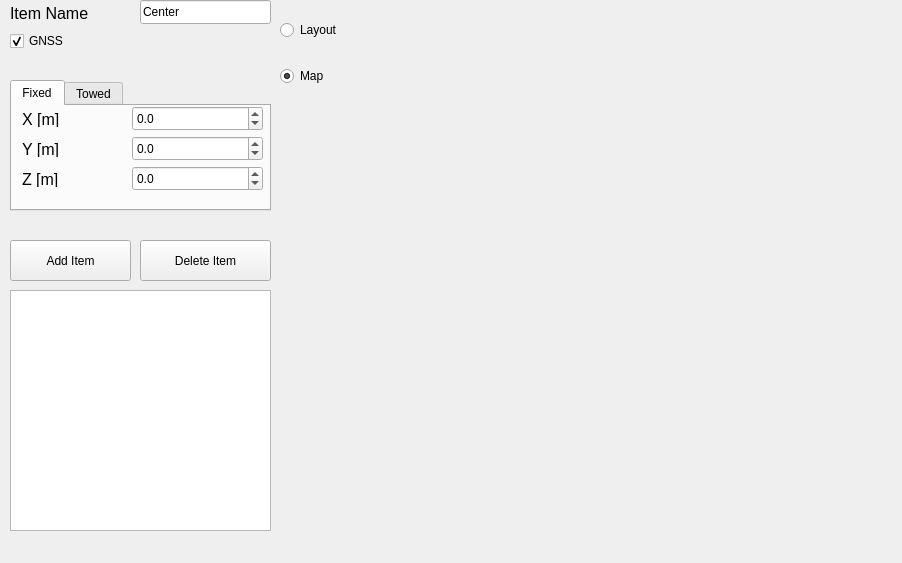
<?xml version="1.0" encoding="UTF-8"?>
<ui version="4.0">
 <class>MainWindow</class>
 <widget class="QMainWindow" name="MainWindow">
  <property name="enabled">
   <bool>true</bool>
  </property>
  <property name="geometry">
   <rect>
    <x>0</x>
    <y>0</y>
    <width>902</width>
    <height>563</height>
   </rect>
  </property>
  <property name="windowTitle">
   <string>MainWindow</string>
  </property>
  <widget class="QWidget" name="centralwidget">
   <widget class="QPushButton" name="AddItemtPushButton">
    <property name="geometry">
     <rect>
      <x>10</x>
      <y>240</y>
      <width>121</width>
      <height>41</height>
     </rect>
    </property>
    <property name="text">
     <string>Add Item</string>
    </property>
   </widget>
   <widget class="QLabel" name="label_2">
    <property name="geometry">
     <rect>
      <x>10</x>
      <y>5</y>
      <width>91</width>
      <height>16</height>
     </rect>
    </property>
    <property name="font">
     <font>
      <pointsize>12</pointsize>
     </font>
    </property>
    <property name="text">
     <string>Item Name</string>
    </property>
   </widget>
   <widget class="QPushButton" name="DeleteItemPushButton">
    <property name="enabled">
     <bool>true</bool>
    </property>
    <property name="geometry">
     <rect>
      <x>140</x>
      <y>240</y>
      <width>131</width>
      <height>41</height>
     </rect>
    </property>
    <property name="text">
     <string>Delete Item</string>
    </property>
   </widget>
   <widget class="QLineEdit" name="ItemNameLineEdit">
    <property name="geometry">
     <rect>
      <x>140</x>
      <y>0</y>
      <width>131</width>
      <height>24</height>
     </rect>
    </property>
    <property name="text">
     <string>Center</string>
    </property>
   </widget>
   <widget class="QWidget" name="graphicsViewContainer" native="true">
    <property name="geometry">
     <rect>
      <x>340</x>
      <y>0</y>
      <width>541</width>
      <height>531</height>
     </rect>
    </property>
    <widget class="QWidget" name="verticalLayoutWidget">
     <property name="geometry">
      <rect>
       <x>0</x>
       <y>0</y>
       <width>541</width>
       <height>531</height>
      </rect>
     </property>
     <layout class="QVBoxLayout" name="verticalLayout"/>
    </widget>
   </widget>
   <widget class="QTableWidget" name="ItemListTable">
    <property name="geometry">
     <rect>
      <x>10</x>
      <y>290</y>
      <width>261</width>
      <height>241</height>
     </rect>
    </property>
   </widget>
   <widget class="QCheckBox" name="NeedConnectionCB">
    <property name="geometry">
     <rect>
      <x>10</x>
      <y>30</y>
      <width>101</width>
      <height>22</height>
     </rect>
    </property>
    <property name="text">
     <string>GNSS</string>
    </property>
    <property name="checked">
     <bool>true</bool>
    </property>
   </widget>
   <widget class="QWidget" name="verticalLayoutWidget_2">
    <property name="geometry">
     <rect>
      <x>280</x>
      <y>0</y>
      <width>129</width>
      <height>106</height>
     </rect>
    </property>
    <layout class="QVBoxLayout" name="verticalLayout_2">
     <item>
      <widget class="QRadioButton" name="TopViewRB">
       <property name="enabled">
        <bool>true</bool>
       </property>
       <property name="text">
        <string>Layout</string>
       </property>
       <property name="checked">
        <bool>false</bool>
       </property>
      </widget>
     </item>
     <item>
      <widget class="QRadioButton" name="SideViewRB">
       <property name="enabled">
        <bool>true</bool>
       </property>
       <property name="text">
        <string>Map</string>
       </property>
       <property name="checked">
        <bool>true</bool>
       </property>
      </widget>
     </item>
    </layout>
   </widget>
   <widget class="QTabWidget" name="ItemTypeTabWidget">
    <property name="geometry">
     <rect>
      <x>10</x>
      <y>80</y>
      <width>261</width>
      <height>131</height>
     </rect>
    </property>
    <property name="currentIndex">
     <number>0</number>
    </property>
    <widget class="QWidget" name="FixedTab">
     <attribute name="title">
      <string>Fixed</string>
     </attribute>
     <widget class="CustomDoubleSpinBox" name="XCoorSpinBox">
      <property name="geometry">
       <rect>
        <x>120</x>
        <y>0</y>
        <width>131</width>
        <height>25</height>
       </rect>
      </property>
      <property name="decimals">
       <number>1</number>
      </property>
      <property name="minimum">
       <double>-200.000000000000000</double>
      </property>
      <property name="maximum">
       <double>200.000000000000000</double>
      </property>
      <property name="singleStep">
       <double>0.100000000000000</double>
      </property>
      <property name="stepType">
       <enum>QAbstractSpinBox::StepType::DefaultStepType</enum>
      </property>
      <property name="value">
       <double>0.000000000000000</double>
      </property>
     </widget>
     <widget class="QLabel" name="label_4">
      <property name="geometry">
       <rect>
        <x>10</x>
        <y>35</y>
        <width>91</width>
        <height>16</height>
       </rect>
      </property>
      <property name="font">
       <font>
        <pointsize>12</pointsize>
       </font>
      </property>
      <property name="text">
       <string>Y [m]</string>
      </property>
     </widget>
     <widget class="QLabel" name="label_3">
      <property name="geometry">
       <rect>
        <x>10</x>
        <y>5</y>
        <width>91</width>
        <height>16</height>
       </rect>
      </property>
      <property name="font">
       <font>
        <pointsize>12</pointsize>
       </font>
      </property>
      <property name="text">
       <string>X [m]</string>
      </property>
     </widget>
     <widget class="CustomDoubleSpinBox" name="YCoorSpinBox">
      <property name="geometry">
       <rect>
        <x>120</x>
        <y>30</y>
        <width>131</width>
        <height>25</height>
       </rect>
      </property>
      <property name="decimals">
       <number>1</number>
      </property>
      <property name="minimum">
       <double>-200.000000000000000</double>
      </property>
      <property name="maximum">
       <double>200.000000000000000</double>
      </property>
      <property name="singleStep">
       <double>0.100000000000000</double>
      </property>
      <property name="stepType">
       <enum>QAbstractSpinBox::StepType::DefaultStepType</enum>
      </property>
      <property name="value">
       <double>0.000000000000000</double>
      </property>
     </widget>
     <widget class="CustomDoubleSpinBox" name="ZCoorSpinBox">
      <property name="geometry">
       <rect>
        <x>120</x>
        <y>60</y>
        <width>131</width>
        <height>25</height>
       </rect>
      </property>
      <property name="decimals">
       <number>1</number>
      </property>
      <property name="minimum">
       <double>-200.000000000000000</double>
      </property>
      <property name="maximum">
       <double>200.000000000000000</double>
      </property>
      <property name="singleStep">
       <double>0.100000000000000</double>
      </property>
      <property name="stepType">
       <enum>QAbstractSpinBox::StepType::DefaultStepType</enum>
      </property>
      <property name="value">
       <double>0.000000000000000</double>
      </property>
     </widget>
     <widget class="QLabel" name="label_5">
      <property name="geometry">
       <rect>
        <x>10</x>
        <y>65</y>
        <width>91</width>
        <height>16</height>
       </rect>
      </property>
      <property name="font">
       <font>
        <pointsize>12</pointsize>
       </font>
      </property>
      <property name="text">
       <string>Z [m]</string>
      </property>
     </widget>
    </widget>
    <widget class="QWidget" name="TowedTab">
     <attribute name="title">
      <string>Towed</string>
     </attribute>
     <widget class="QLabel" name="label_6">
      <property name="geometry">
       <rect>
        <x>10</x>
        <y>35</y>
        <width>101</width>
        <height>16</height>
       </rect>
      </property>
      <property name="font">
       <font>
        <pointsize>12</pointsize>
       </font>
      </property>
      <property name="text">
       <string>Wired With</string>
      </property>
     </widget>
     <widget class="QLabel" name="label_7">
      <property name="geometry">
       <rect>
        <x>10</x>
        <y>60</y>
        <width>101</width>
        <height>21</height>
       </rect>
      </property>
      <property name="font">
       <font>
        <pointsize>12</pointsize>
       </font>
      </property>
      <property name="text">
       <string>Item Type</string>
      </property>
     </widget>
     <widget class="QComboBox" name="ComboBoxItemType">
      <property name="geometry">
       <rect>
        <x>120</x>
        <y>60</y>
        <width>131</width>
        <height>24</height>
       </rect>
      </property>
      <item>
       <property name="text">
        <string>Towed</string>
       </property>
      </item>
      <item>
       <property name="text">
        <string>Source</string>
       </property>
      </item>
      <item>
       <property name="text">
        <string>Buoy</string>
       </property>
      </item>
      <item>
       <property name="text">
        <string>Streamer</string>
       </property>
      </item>
     </widget>
     <widget class="QComboBox" name="ComboBoxWiredWith">
      <property name="geometry">
       <rect>
        <x>120</x>
        <y>30</y>
        <width>131</width>
        <height>24</height>
       </rect>
      </property>
     </widget>
     <widget class="QLabel" name="label">
      <property name="geometry">
       <rect>
        <x>10</x>
        <y>5</y>
        <width>101</width>
        <height>21</height>
       </rect>
      </property>
      <property name="font">
       <font>
        <pointsize>12</pointsize>
       </font>
      </property>
      <property name="text">
       <string>Layback [m]</string>
      </property>
     </widget>
     <widget class="CustomDoubleSpinBox" name="WireLengthSpinBox">
      <property name="geometry">
       <rect>
        <x>120</x>
        <y>0</y>
        <width>131</width>
        <height>25</height>
       </rect>
      </property>
      <property name="decimals">
       <number>1</number>
      </property>
      <property name="maximum">
       <double>5000.000000000000000</double>
      </property>
      <property name="stepType">
       <enum>QAbstractSpinBox::StepType::AdaptiveDecimalStepType</enum>
      </property>
      <property name="value">
       <double>100.000000000000000</double>
      </property>
     </widget>
    </widget>
   </widget>
   <zorder>ItemTypeTabWidget</zorder>
   <zorder>AddItemtPushButton</zorder>
   <zorder>label_2</zorder>
   <zorder>DeleteItemPushButton</zorder>
   <zorder>ItemNameLineEdit</zorder>
   <zorder>graphicsViewContainer</zorder>
   <zorder>ItemListTable</zorder>
   <zorder>NeedConnectionCB</zorder>
   <zorder>verticalLayoutWidget_2</zorder>
  </widget>
  <widget class="QMenuBar" name="menuBar">
   <property name="geometry">
    <rect>
     <x>0</x>
     <y>0</y>
     <width>902</width>
     <height>21</height>
    </rect>
   </property>
  </widget>
 </widget>
 <customwidgets>
  <customwidget>
   <class>CustomDoubleSpinBox</class>
   <extends>QDoubleSpinBox</extends>
   <header location="global">customdoublespinbox.h</header>
  </customwidget>
 </customwidgets>
 <resources/>
 <connections/>
</ui>
